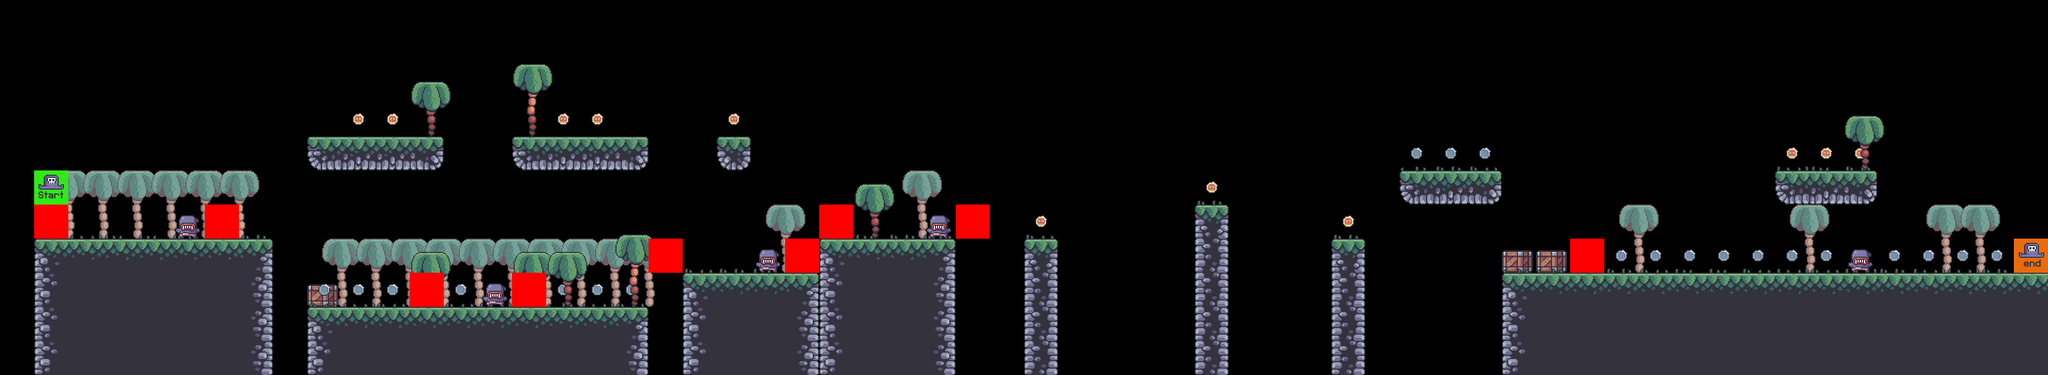

A 2D game scene composited from a Tiled map and its tileset images. What follows is a short description and the map's XML, with each tile layer's data collapsed to a summary:
An orthogonal 60x11 tile map with 64x64 px tiles, 9 tile layers (bg_palms, crates, grass, terrain, ...), 7 tilesets.

<map version="1.9" tiledversion="1.9.0" orientation="orthogonal" renderorder="right-down" width="60" height="11" tilewidth="64" tileheight="64" infinite="0" nextlayerid="11" nextobjectid="1">
 <editorsettings>
  <export target="../0/level0.csv" format="csv" />
 </editorsettings>
 <tileset firstgid="1" source="../tilesets/terrain_tiles.tsx" />
 <tileset firstgid="17" source="../tilesets/coin_tiles.tsx" />
 <tileset firstgid="19" source="../tilesets/grass_tiles.tsx" />
 <tileset firstgid="24" source="../tilesets/palms.tsx" />
 <tileset firstgid="27" source="../tilesets/crates.tsx" />
 <tileset firstgid="28" source="player_tiles.tsx" />
 <tileset firstgid="30" source="../tilesets/enemy_tile.tsx" />
 <layer id="5" name="bg_palms" width="60" height="11">
  <data>[660 cells, 22 non-empty, 1 distinct tile ids]</data>
 </layer>
 <layer id="7" name="crates" width="60" height="11">
  <data>[660 cells, 8 non-empty, 1 distinct tile ids]</data>
 </layer>
 <layer id="3" name="grass" width="60" height="11">
  <data>[660 cells, 50 non-empty, 5 distinct tile ids]</data>
 </layer>
 <layer id="1" name="terrain" width="60" height="11">
  <data>[660 cells, 152 non-empty, 12 distinct tile ids]</data>
 </layer>
 <layer id="2" name="coins" width="60" height="11">
  <data>[660 cells, 38 non-empty, 2 distinct tile ids]</data>
 </layer>
 <layer id="4" name="fg_palms" width="60" height="11">
  <data>[660 cells, 8 non-empty, 2 distinct tile ids]</data>
 </layer>
 <layer id="10" name="constraints" width="60" height="11">
  <data>[660 cells, 10 non-empty, 1 distinct tile ids]</data>
 </layer>
 <layer id="9" name="enemies" width="60" height="11">
  <data>[660 cells, 5 non-empty, 1 distinct tile ids]</data>
 </layer>
 <layer id="8" name="player" width="60" height="11">
  <data>[660 cells, 2 non-empty, 2 distinct tile ids]</data>
 </layer>
</map>
